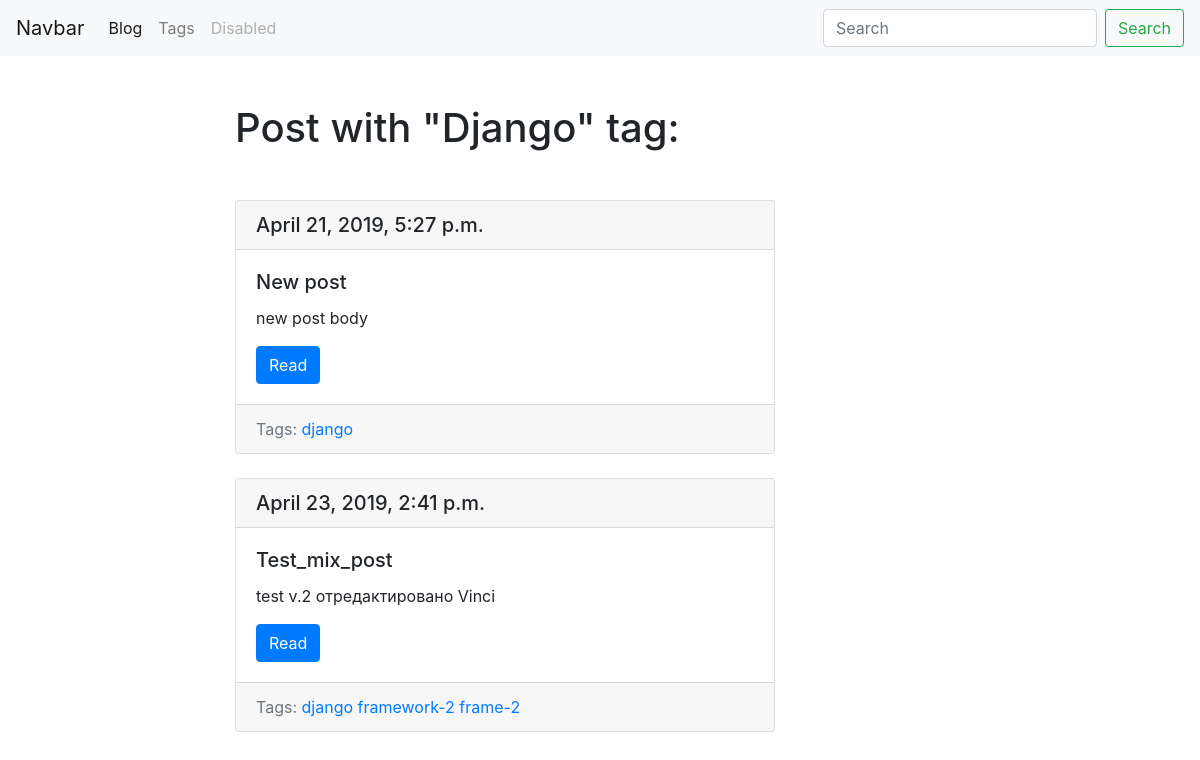
Screenshot of /blog/tag/django/ with the database file from the repository.
### blog/models.py (models this page shows, shortened)
class Tag(models.Model):
    title = models.CharField(max_length=50)
    slug = models.SlugField(max_length=150, unique = True)
    def get_absolute_url(self):
        return reverse('tag_detail_url', kwargs={'slug':self.slug})

class Post(models.Model):
    title = models.CharField(max_length=150, db_index = True)
    slug = models.SlugField(max_length=150, blank = True, unique = True)
    body = models.TextField(blank=True, db_index=True)
    date_pub = models.DateTimeField(auto_now_add=True)
    tags = models.ManyToManyField('Tag', blank=True, related_name='posts')
    def get_absolute_url(self):
        return reverse('post_detail_url', kwargs={'slug':self.slug})

### blog/views.py (the view)
# urls.py: path('tag/<str:slug>/', TagDetail.as_view(), name='tag_detail_url'),
class TagDetail(ObjectDetailMixin, View):
    model = Tag
    template = "blog/tag_detail.html"

### blog/utils.py (called while the page is built)
    def get(self, request, slug):
        obj = get_object_or_404(self.model, slug__iexact=slug)
        return render(request, self.template, context = {self.model.__name__.lower():obj})

### blog/templates/blog/tag_detail.html (shortened to what this page needs)
{% extends 'blog/base_blog.html' %}
{% block content %}
  <h1 class='mb-5'>Post with "{{tag.title|title}}" tag:</h1>
  {% for post in tag.posts.all %}
    {% include 'blog/includes/post_card_template.html' %}
  {%endfor%}
{% endblock %}

### blog/templates/blog/includes/post_card_template.html
<div class="card mb-4">
  <h5 class="card-header">{{post.date_pub}}</h5>
  <div class="card-body">
    <h5 class="card-title">{{post.title}}</h5>
    <p class="card-text">{{post.body|truncatewords:15}}</p>
    <a href="{{post.get_absolute_url}}" class="btn btn-primary">Read</a>
  </div>
  <div class="card-footer text-muted">
    <a>Tags:</a>
    {% for tag in post.tags.all %}
    <a href='{{tag.get_absolute_url}}'>{{tag.title}}</a>
    {%endfor%}
  </div>
</div>

### rows the page displays
Tag: title "Django", title "django"
Post: date_pub "April 21, 2019, 5:27 p.m.", title "New post", body "new post body"
Post: date_pub "April 23, 2019, 2:41 p.m.", title "Test_mix_post", body "test v.2 отредактировано Vinci"
Tag: title "framework-2"
Tag: title "frame-2"
